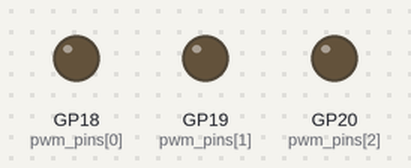
Simulated run of this program. Board: Raspberry Pi Pico running MicroPython. On the bench: output pins drawn as LEDs (lit = HIGH).

Above: at 0.15 s.
Timing chart, 0 to 1.6 s (numbered marks = the images above):
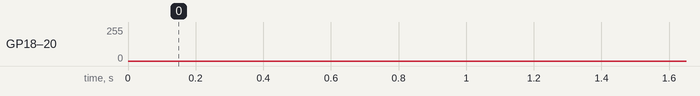

The program:

RGB_LED.py
```python
#
import time		#=匯入time 套件，使用sleep 物件
from machine import Pin,PWM

pwm_pins = [18,19,20] # set PWM pins
pwms = [PWM(Pin(pwm_pins[0])),PWM(Pin(pwm_pins[1])),
                PWM(Pin(pwm_pins[2]))] # pwm array
[pwm.freq(1000) for pwm in pwms] # set pwm freqs

step_val = 64 # step value for 16-bit breathing
range_0 = [ii for ii in range(0,2**16,step_val)] # brightening
range_1 = [ii for ii in range(2**16,-step_val,-step_val)] # dimming

while True: # loop indefinitely
    # looping through red, blue, green breathing
    for pwm in pwms:
           for ii in range_0+range_1:
               pwm.duty_u16(ii) # set duty cycle out of 16-bits
               time.sleep(0.001) # sleep 1ms between pwm change
    # white pixel breathing (all three LEDs)
    for ii in range_0+range_1:
        for pwm in pwms:
            pwm.duty_u16(ii) # set duty cycle
        time.sleep(0.001) # wait 1ms
```
